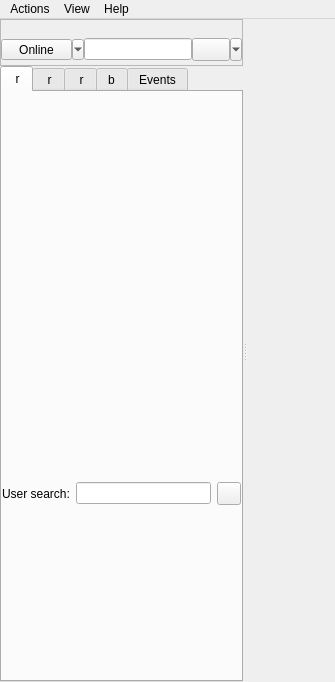
<?xml version="1.0" encoding="UTF-8"?>
<ui version="4.0">
 <class>MainWindow</class>
 <widget class="QMainWindow" name="MainWindow">
  <property name="geometry">
   <rect>
    <x>0</x>
    <y>0</y>
    <width>335</width>
    <height>682</height>
   </rect>
  </property>
  <property name="windowTitle">
   <string>Jabbim</string>
  </property>
  <property name="windowIcon">
   <iconset resource="../../resources/jabbim.qrc">
    <normaloff>:/images/16x16/apps/jabbim.png</normaloff>:/images/16x16/apps/jabbim.png</iconset>
  </property>
  <widget class="QWidget" name="centralwidget">
   <layout class="QGridLayout">
    <property name="margin">
     <number>0</number>
    </property>
    <property name="spacing">
     <number>0</number>
    </property>
    <item row="0" column="0">
     <widget class="QSplitter" name="splitter">
      <property name="orientation">
       <enum>Qt::Horizontal</enum>
      </property>
      <widget class="QStackedWidget" name="rosterStackedWidget">
       <property name="currentIndex">
        <number>1</number>
       </property>
       <widget class="QWidget" name="login">
        <layout class="QGridLayout">
         <property name="leftMargin">
          <number>0</number>
         </property>
         <property name="topMargin">
          <number>0</number>
         </property>
         <property name="rightMargin">
          <number>0</number>
         </property>
         <property name="bottomMargin">
          <number>9</number>
         </property>
         <property name="spacing">
          <number>6</number>
         </property>
         <item row="4" column="0">
          <spacer>
           <property name="orientation">
            <enum>Qt::Vertical</enum>
           </property>
           <property name="sizeHint" stdset="0">
            <size>
             <width>20</width>
             <height>40</height>
            </size>
           </property>
          </spacer>
         </item>
         <item row="3" column="0">
          <layout class="QHBoxLayout">
           <property name="spacing">
            <number>6</number>
           </property>
           <property name="margin">
            <number>0</number>
           </property>
           <item>
            <spacer>
             <property name="orientation">
              <enum>Qt::Horizontal</enum>
             </property>
             <property name="sizeHint" stdset="0">
              <size>
               <width>40</width>
               <height>20</height>
              </size>
             </property>
            </spacer>
           </item>
           <item>
            <widget class="QPushButton" name="login_connect">
             <property name="accessibleName">
              <string>Connect</string>
             </property>
             <property name="accessibleDescription">
              <string>Connect</string>
             </property>
             <property name="text">
              <string>Connect</string>
             </property>
            </widget>
           </item>
           <item>
            <spacer>
             <property name="orientation">
              <enum>Qt::Horizontal</enum>
             </property>
             <property name="sizeHint" stdset="0">
              <size>
               <width>40</width>
               <height>20</height>
              </size>
             </property>
            </spacer>
           </item>
          </layout>
         </item>
         <item row="2" column="0">
          <layout class="QVBoxLayout">
           <property name="spacing">
            <number>6</number>
           </property>
           <property name="margin">
            <number>15</number>
           </property>
           <item>
            <layout class="QVBoxLayout">
             <property name="spacing">
              <number>2</number>
             </property>
             <property name="margin">
              <number>0</number>
             </property>
             <item>
              <widget class="QLabel" name="label">
               <property name="text">
                <string>Jabber ID:</string>
               </property>
              </widget>
             </item>
             <item>
              <widget class="QLineEdit" name="login_jid"/>
             </item>
             <item>
              <widget class="QLabel" name="label_2">
               <property name="text">
                <string>Password:</string>
               </property>
              </widget>
             </item>
             <item>
              <widget class="QLineEdit" name="login_password">
               <property name="accessibleName">
                <string>Password</string>
               </property>
               <property name="accessibleDescription">
                <string>Type your password here</string>
               </property>
               <property name="echoMode">
                <enum>QLineEdit::Password</enum>
               </property>
              </widget>
             </item>
             <item>
              <widget class="QLabel" name="label_3">
               <property name="text">
                <string>Status:</string>
               </property>
              </widget>
             </item>
             <item>
              <widget class="QComboBox" name="loginStatus">
               <property name="sizePolicy">
                <sizepolicy hsizetype="Expanding" vsizetype="Fixed">
                 <horstretch>0</horstretch>
                 <verstretch>0</verstretch>
                </sizepolicy>
               </property>
               <property name="accessibleName">
                <string>Status for connection</string>
               </property>
               <property name="accessibleDescription">
                <string>Choose your status which will be used after connection</string>
               </property>
              </widget>
             </item>
            </layout>
           </item>
           <item>
            <layout class="QGridLayout">
             <property name="margin">
              <number>0</number>
             </property>
             <property name="spacing">
              <number>6</number>
             </property>
             <item row="0" column="0" rowspan="2">
              <spacer>
               <property name="orientation">
                <enum>Qt::Horizontal</enum>
               </property>
               <property name="sizeHint" stdset="0">
                <size>
                 <width>121</width>
                 <height>20</height>
                </size>
               </property>
              </spacer>
             </item>
             <item row="1" column="1">
              <widget class="QCheckBox" name="login_autoconnect">
               <property name="accessibleName">
                <string>Auto connect</string>
               </property>
               <property name="accessibleDescription">
                <string>Auto connect</string>
               </property>
               <property name="text">
                <string>Auto connect</string>
               </property>
              </widget>
             </item>
             <item row="0" column="1">
              <widget class="QCheckBox" name="login_savePassword">
               <property name="accessibleName">
                <string>Save password</string>
               </property>
               <property name="accessibleDescription">
                <string>Save password</string>
               </property>
               <property name="text">
                <string>Save Password</string>
               </property>
              </widget>
             </item>
            </layout>
           </item>
          </layout>
         </item>
         <item row="6" column="0">
          <widget class="Line" name="profilesLine">
           <property name="orientation">
            <enum>Qt::Horizontal</enum>
           </property>
          </widget>
         </item>
         <item row="1" column="0">
          <layout class="QHBoxLayout">
           <property name="spacing">
            <number>6</number>
           </property>
           <property name="margin">
            <number>0</number>
           </property>
           <item>
            <spacer>
             <property name="orientation">
              <enum>Qt::Horizontal</enum>
             </property>
             <property name="sizeHint" stdset="0">
              <size>
               <width>40</width>
               <height>20</height>
              </size>
             </property>
            </spacer>
           </item>
           <item>
            <widget class="QLabel" name="loginAvatar">
             <property name="minimumSize">
              <size>
               <width>128</width>
               <height>128</height>
              </size>
             </property>
             <property name="maximumSize">
              <size>
               <width>128</width>
               <height>128</height>
              </size>
             </property>
             <property name="text">
              <string/>
             </property>
            </widget>
           </item>
           <item>
            <spacer>
             <property name="orientation">
              <enum>Qt::Horizontal</enum>
             </property>
             <property name="sizeHint" stdset="0">
              <size>
               <width>40</width>
               <height>20</height>
              </size>
             </property>
            </spacer>
           </item>
          </layout>
         </item>
         <item row="8" column="0">
          <layout class="QHBoxLayout">
           <property name="spacing">
            <number>6</number>
           </property>
           <property name="margin">
            <number>0</number>
           </property>
           <item>
            <spacer>
             <property name="orientation">
              <enum>Qt::Horizontal</enum>
             </property>
             <property name="sizeHint" stdset="0">
              <size>
               <width>40</width>
               <height>20</height>
              </size>
             </property>
            </spacer>
           </item>
           <item>
            <widget class="QPushButton" name="registerButton">
             <property name="text">
              <string>Register</string>
             </property>
            </widget>
           </item>
           <item>
            <spacer>
             <property name="orientation">
              <enum>Qt::Horizontal</enum>
             </property>
             <property name="sizeHint" stdset="0">
              <size>
               <width>40</width>
               <height>20</height>
              </size>
             </property>
            </spacer>
           </item>
          </layout>
         </item>
         <item row="0" column="0">
          <widget class="QLabel" name="login_headerLabel">
           <property name="minimumSize">
            <size>
             <width>0</width>
             <height>95</height>
            </size>
           </property>
           <property name="pixmap">
            <pixmap>:/images/logo.png</pixmap>
           </property>
           <property name="alignment">
            <set>Qt::AlignCenter</set>
           </property>
          </widget>
         </item>
         <item row="5" column="0">
          <widget class="QLabel" name="profilesHeader">
           <property name="text">
            <string>&lt;html&gt;&lt;head&gt;&lt;meta name=&quot;qrichtext&quot; content=&quot;1&quot; /&gt;&lt;style type=&quot;text/css&quot;&gt;
p, li { white-space: pre-wrap; }
&lt;/style&gt;&lt;/head&gt;&lt;body style=&quot; font-family:'DejaVu Sans'; font-size:9pt; font-weight:400; font-style:normal; text-decoration:none;&quot;&gt;
&lt;p style=&quot; margin-top:0px; margin-bottom:0px; margin-left:0px; margin-right:0px; -qt-block-indent:0; text-indent:0px; font-family:'Sans Serif';&quot;&gt;&lt;span style=&quot; font-size:13pt; font-weight:600;&quot;&gt;Profiles&lt;/span&gt;&lt;/p&gt;&lt;/body&gt;&lt;/html&gt;</string>
           </property>
           <property name="alignment">
            <set>Qt::AlignCenter</set>
           </property>
          </widget>
         </item>
         <item row="7" column="0">
          <widget class="QComboBox" name="profilesList">
           <property name="accessibleName">
            <string>Profiles list</string>
           </property>
           <property name="accessibleDescription">
            <string>You can choose profile here</string>
           </property>
           <property name="iconSize">
            <size>
             <width>22</width>
             <height>22</height>
            </size>
           </property>
          </widget>
         </item>
        </layout>
       </widget>
       <widget class="QWidget" name="roster">
        <layout class="QGridLayout">
         <property name="margin">
          <number>0</number>
         </property>
         <property name="spacing">
          <number>0</number>
         </property>
         <item row="0" column="0">
          <widget class="QFrame" name="frame">
           <property name="frameShape">
            <enum>QFrame::StyledPanel</enum>
           </property>
           <property name="frameShadow">
            <enum>QFrame::Plain</enum>
           </property>
           <layout class="QGridLayout">
            <property name="horizontalSpacing">
             <number>0</number>
            </property>
            <property name="verticalSpacing">
             <number>4</number>
            </property>
            <property name="margin">
             <number>0</number>
            </property>
            <item row="0" column="0" rowspan="3">
             <widget class="QWidget" name="selfAvatarWidget" native="true">
              <property name="sizePolicy">
               <sizepolicy hsizetype="Fixed" vsizetype="Fixed">
                <horstretch>0</horstretch>
                <verstretch>0</verstretch>
               </sizepolicy>
              </property>
             </widget>
            </item>
            <item row="1" column="1">
             <widget class="QWidget" name="statusWidget2" native="true">
              <layout class="QHBoxLayout">
               <property name="spacing">
                <number>0</number>
               </property>
               <property name="margin">
                <number>0</number>
               </property>
               <item>
                <widget class="QToolButton" name="statusWidget">
                 <property name="sizePolicy">
                  <sizepolicy hsizetype="Expanding" vsizetype="Fixed">
                   <horstretch>0</horstretch>
                   <verstretch>0</verstretch>
                  </sizepolicy>
                 </property>
                 <property name="text">
                  <string>Online</string>
                 </property>
                 <property name="icon">
                  <iconset>
                   <normaloff>:/images/16x16/status/jabber-not_in_roster.png</normaloff>:/images/16x16/status/jabber-not_in_roster.png</iconset>
                 </property>
                 <property name="popupMode">
                  <enum>QToolButton::MenuButtonPopup</enum>
                 </property>
                 <property name="toolButtonStyle">
                  <enum>Qt::ToolButtonTextBesideIcon</enum>
                 </property>
                 <property name="autoRaise">
                  <bool>false</bool>
                 </property>
                 <property name="arrowType">
                  <enum>Qt::NoArrow</enum>
                 </property>
                </widget>
               </item>
              </layout>
             </widget>
            </item>
            <item row="1" column="3">
             <widget class="QToolButton" name="moodButton">
              <property name="minimumSize">
               <size>
                <width>50</width>
                <height>0</height>
               </size>
              </property>
              <property name="toolTip">
               <string>Here you can change your status</string>
              </property>
              <property name="text">
               <string/>
              </property>
              <property name="popupMode">
               <enum>QToolButton::MenuButtonPopup</enum>
              </property>
              <property name="toolButtonStyle">
               <enum>Qt::ToolButtonTextBesideIcon</enum>
              </property>
              <property name="autoRaise">
               <bool>false</bool>
              </property>
              <property name="arrowType">
               <enum>Qt::NoArrow</enum>
              </property>
             </widget>
            </item>
            <item row="0" column="1" colspan="4">
             <widget class="QLabel" name="selfName">
              <property name="text">
               <string/>
              </property>
             </widget>
            </item>
            <item row="1" column="2">
             <widget class="QLineEdit" name="statusLine">
              <property name="sizePolicy">
               <sizepolicy hsizetype="Expanding" vsizetype="Maximum">
                <horstretch>0</horstretch>
                <verstretch>0</verstretch>
               </sizepolicy>
              </property>
             </widget>
            </item>
           </layout>
          </widget>
         </item>
         <item row="1" column="0">
          <widget class="FakeTabWidget" name="mainTabWidget">
           <property name="toolTip">
            <string/>
           </property>
           <property name="autoFillBackground">
            <bool>true</bool>
           </property>
           <property name="currentIndex">
            <number>0</number>
           </property>
           <widget class="QWidget" name="rosterTab">
            <attribute name="icon">
             <iconset resource="../../resources/jabbim.qrc">
              <normaloff>:/images/16x16/categories/system-users.png</normaloff>:/images/16x16/categories/system-users.png</iconset>
            </attribute>
            <attribute name="title">
             <string> r</string>
            </attribute>
            <attribute name="toolTip">
             <string>Roster</string>
            </attribute>
            <layout class="QGridLayout">
             <property name="margin">
              <number>0</number>
             </property>
             <property name="spacing">
              <number>0</number>
             </property>
             <item row="3" column="0">
              <layout class="QHBoxLayout">
               <property name="spacing">
                <number>6</number>
               </property>
               <property name="margin">
                <number>0</number>
               </property>
               <item>
                <widget class="QLabel" name="rosterSearchLabel">
                 <property name="text">
                  <string>User search:</string>
                 </property>
                </widget>
               </item>
               <item>
                <widget class="QLineEdit" name="rosterSearch"/>
               </item>
               <item>
                <widget class="QToolButton" name="rosterSearchClose">
                 <property name="text">
                  <string/>
                 </property>
                 <property name="icon">
                  <iconset>
                   <normaloff>:/images/16x16/actions/process-stop.png</normaloff>:/images/16x16/actions/process-stop.png</iconset>
                 </property>
                 <property name="toolButtonStyle">
                  <enum>Qt::ToolButtonTextBesideIcon</enum>
                 </property>
                </widget>
               </item>
              </layout>
             </item>
             <item row="0" column="0">
              <widget class="QWidget" name="transportsWidget" native="true">
               <property name="maximumSize">
                <size>
                 <width>16777215</width>
                 <height>40</height>
                </size>
               </property>
              </widget>
             </item>
             <item row="1" column="0">
              <widget class="QWidget" name="selectedItemStyle" native="true"/>
             </item>
             <item row="5" column="0">
              <widget class="QWidget" name="rosterWidget" native="true"/>
             </item>
             <item row="2" column="0">
              <widget class="QWidget" name="groupStyleWidget" native="true"/>
             </item>
             <item row="3" column="0">
              <widget class="QWidget" name="userStyleWidget" native="true"/>
             </item>
            </layout>
           </widget>
           <widget class="QWidget" name="favTab">
            <attribute name="icon">
             <iconset>
              <normaloff>:/images/16x16/categories/srdce-cele.png</normaloff>:/images/16x16/categories/srdce-cele.png</iconset>
            </attribute>
            <attribute name="title">
             <string> r</string>
            </attribute>
            <attribute name="toolTip">
             <string>Favourite</string>
            </attribute>
           </widget>
           <widget class="QWidget" name="contentTab">
            <attribute name="icon">
             <iconset>
              <normaloff>:/images/16x16/actions/anchor.png</normaloff>:/images/16x16/actions/anchor.png</iconset>
            </attribute>
            <attribute name="title">
             <string> r</string>
            </attribute>
            <attribute name="toolTip">
             <string>Jabbim Content</string>
            </attribute>
           </widget>
           <widget class="QWidget" name="bookmarksTab">
            <attribute name="icon">
             <iconset resource="../../resources/jabbim.qrc">
              <normaloff>:/images/16x16/categories/bookmarks.png</normaloff>:/images/16x16/categories/bookmarks.png</iconset>
            </attribute>
            <attribute name="title">
             <string>b</string>
            </attribute>
            <attribute name="toolTip">
             <string>Bookmarks</string>
            </attribute>
            <layout class="QGridLayout">
             <property name="margin">
              <number>9</number>
             </property>
             <property name="spacing">
              <number>6</number>
             </property>
             <item row="1" column="0" colspan="2">
              <widget class="QTreeWidget" name="bookmarks">
               <property name="alternatingRowColors">
                <bool>true</bool>
               </property>
               <property name="rootIsDecorated">
                <bool>false</bool>
               </property>
               <column>
                <property name="text">
                 <string>Name</string>
                </property>
               </column>
               <column>
                <property name="text">
                 <string>Jid</string>
                </property>
               </column>
              </widget>
             </item>
             <item row="2" column="0">
              <spacer>
               <property name="orientation">
                <enum>Qt::Horizontal</enum>
               </property>
               <property name="sizeHint" stdset="0">
                <size>
                 <width>131</width>
                 <height>20</height>
                </size>
               </property>
              </spacer>
             </item>
             <item row="2" column="1">
              <widget class="QPushButton" name="mucBrowserButton">
               <property name="text">
                <string>MUC Browser</string>
               </property>
              </widget>
             </item>
             <item row="0" column="0" colspan="2">
              <widget class="QLabel" name="bookmarks_headerLabel">
               <property name="text">
                <string>&lt;html&gt;&lt;head&gt;&lt;meta name=&quot;qrichtext&quot; content=&quot;1&quot; /&gt;&lt;style type=&quot;text/css&quot;&gt;
p, li { white-space: pre-wrap; }
&lt;/style&gt;&lt;/head&gt;&lt;body style=&quot; font-family:'Sans Serif'; font-size:9pt; font-weight:400; font-style:normal; text-decoration:none;&quot;&gt;
&lt;p style=&quot; margin-top:0px; margin-bottom:0px; margin-left:0px; margin-right:0px; -qt-block-indent:0; text-indent:0px; font-family:'DejaVu Sans';&quot;&gt;&lt;span style=&quot; font-size:12pt; font-weight:600;&quot;&gt;Bookmarks&lt;/span&gt;&lt;/p&gt;&lt;/body&gt;&lt;/html&gt;</string>
               </property>
               <property name="alignment">
                <set>Qt::AlignCenter</set>
               </property>
              </widget>
             </item>
            </layout>
           </widget>
           <widget class="QWidget" name="eventsTab">
            <attribute name="icon">
             <iconset resource="../../resources/jabbim.qrc">
              <normaloff>:/images/16x16/categories/event.png</normaloff>:/images/16x16/categories/event.png</iconset>
            </attribute>
            <attribute name="title">
             <string>Events</string>
            </attribute>
            <attribute name="toolTip">
             <string>Events</string>
            </attribute>
            <layout class="QGridLayout">
             <property name="margin">
              <number>0</number>
             </property>
             <property name="spacing">
              <number>6</number>
             </property>
             <item row="1" column="0">
              <widget class="QScrollArea" name="Form">
               <property name="windowTitle">
                <string>Form</string>
               </property>
               <property name="horizontalScrollBarPolicy">
                <enum>Qt::ScrollBarAlwaysOff</enum>
               </property>
               <property name="widgetResizable">
                <bool>true</bool>
               </property>
               <property name="alignment">
                <set>Qt::AlignLeading|Qt::AlignLeft|Qt::AlignTop</set>
               </property>
               <widget class="QWidget" name="scrollAreaWidgetContents">
                <property name="geometry">
                 <rect>
                  <x>0</x>
                  <y>0</y>
                  <width>243</width>
                  <height>539</height>
                 </rect>
                </property>
                <layout class="QGridLayout" name="gridLayout">
                 <property name="margin">
                  <number>2</number>
                 </property>
                 <item row="0" column="0">
                  <widget class="QGroupBox" name="fileTransfers">
                   <property name="minimumSize">
                    <size>
                     <width>0</width>
                     <height>30</height>
                    </size>
                   </property>
                   <property name="title">
                    <string>File Transfers</string>
                   </property>
                  </widget>
                 </item>
                 <item row="1" column="0">
                  <widget class="QGroupBox" name="authorizations">
                   <property name="minimumSize">
                    <size>
                     <width>0</width>
                     <height>30</height>
                    </size>
                   </property>
                   <property name="title">
                    <string>Authorizations</string>
                   </property>
                  </widget>
                 </item>
                 <item row="2" column="0">
                  <widget class="QGroupBox" name="other">
                   <property name="minimumSize">
                    <size>
                     <width>0</width>
                     <height>30</height>
                    </size>
                   </property>
                   <property name="title">
                    <string>Other</string>
                   </property>
                  </widget>
                 </item>
                 <item row="3" column="0">
                  <widget class="QGroupBox" name="messages">
                   <property name="minimumSize">
                    <size>
                     <width>0</width>
                     <height>30</height>
                    </size>
                   </property>
                   <property name="title">
                    <string>Messages</string>
                   </property>
                  </widget>
                 </item>
                 <item row="4" column="0">
                  <spacer name="verticalSpacer">
                   <property name="orientation">
                    <enum>Qt::Vertical</enum>
                   </property>
                   <property name="sizeHint" stdset="0">
                    <size>
                     <width>20</width>
                     <height>40</height>
                    </size>
                   </property>
                  </spacer>
                 </item>
                </layout>
               </widget>
              </widget>
             </item>
             <item row="0" column="0">
              <widget class="QLabel" name="eventsLabel">
               <property name="text">
                <string>&lt;html&gt;&lt;head&gt;&lt;meta name=&quot;qrichtext&quot; content=&quot;1&quot; /&gt;&lt;style type=&quot;text/css&quot;&gt;
p, li { white-space: pre-wrap; }
&lt;/style&gt;&lt;/head&gt;&lt;body style=&quot; font-family:'DejaVu Sans'; font-size:8pt; font-weight:400; font-style:normal; text-decoration:none;&quot;&gt;
&lt;p style=&quot; margin-top:0px; margin-bottom:0px; margin-left:0px; margin-right:0px; -qt-block-indent:0; text-indent:0px; font-size:9pt;&quot;&gt;&lt;span style=&quot; font-size:12pt; font-weight:600;&quot;&gt;Events&lt;/span&gt;&lt;/p&gt;&lt;/body&gt;&lt;/html&gt;</string>
               </property>
               <property name="alignment">
                <set>Qt::AlignCenter</set>
               </property>
              </widget>
             </item>
            </layout>
           </widget>
          </widget>
         </item>
        </layout>
       </widget>
       <widget class="QWidget" name="splash">
        <layout class="QVBoxLayout">
         <property name="spacing">
          <number>6</number>
         </property>
         <property name="margin">
          <number>9</number>
         </property>
         <item>
          <spacer>
           <property name="orientation">
            <enum>Qt::Vertical</enum>
           </property>
           <property name="sizeHint" stdset="0">
            <size>
             <width>20</width>
             <height>40</height>
            </size>
           </property>
          </spacer>
         </item>
         <item>
          <widget class="QLabel" name="splashImage">
           <property name="pixmap">
            <pixmap/>
           </property>
           <property name="alignment">
            <set>Qt::AlignBottom|Qt::AlignHCenter</set>
           </property>
          </widget>
         </item>
         <item>
          <widget class="QLabel" name="loginInfo">
           <property name="alignment">
            <set>Qt::AlignCenter</set>
           </property>
          </widget>
         </item>
         <item>
          <layout class="QHBoxLayout">
           <property name="spacing">
            <number>6</number>
           </property>
           <property name="margin">
            <number>0</number>
           </property>
           <item>
            <widget class="QProgressBar" name="splashProgress">
             <property name="value">
              <number>0</number>
             </property>
             <property name="textVisible">
              <bool>false</bool>
             </property>
             <property name="orientation">
              <enum>Qt::Horizontal</enum>
             </property>
             <property name="invertedAppearance">
              <bool>false</bool>
             </property>
            </widget>
           </item>
           <item>
            <widget class="QPushButton" name="login_cancel">
             <property name="text">
              <string>Cancel</string>
             </property>
            </widget>
           </item>
          </layout>
         </item>
        </layout>
       </widget>
      </widget>
      <widget class="QWidget" name="mdiWidget" native="true"/>
     </widget>
    </item>
   </layout>
  </widget>
  <widget class="QMenuBar" name="menubar">
   <property name="geometry">
    <rect>
     <x>0</x>
     <y>0</y>
     <width>335</width>
     <height>25</height>
    </rect>
   </property>
   <widget class="QMenu" name="menuView">
    <property name="title">
     <string>View</string>
    </property>
    <addaction name="actionShow_offline"/>
    <addaction name="actionShow_transports"/>
   </widget>
   <widget class="QMenu" name="menuHelp">
    <property name="title">
     <string>Help</string>
    </property>
    <addaction name="actionAbout"/>
    <addaction name="actionSupport"/>
    <addaction name="actionSendJabbimLog"/>
   </widget>
   <widget class="QMenu" name="menuAkce">
    <property name="title">
     <string>Actions</string>
    </property>
    <widget class="QMenu" name="menuPlugins">
     <property name="title">
      <string>Plugins</string>
     </property>
    </widget>
    <addaction name="actionJoin_groupchat"/>
    <addaction name="actionAdd_Contact"/>
    <addaction name="actionStart_Chat"/>
    <addaction name="actionService_Discovery"/>
    <addaction name="actionPrivacy_list_editor"/>
    <addaction name="actionIdentity"/>
    <addaction name="separator"/>
    <addaction name="menuPlugins"/>
    <addaction name="separator"/>
    <addaction name="actionPreferences"/>
    <addaction name="actionProfiles"/>
    <addaction name="separator"/>
    <addaction name="actionQuit"/>
   </widget>
   <addaction name="menuAkce"/>
   <addaction name="menuView"/>
   <addaction name="menuHelp"/>
  </widget>
  <action name="actionPreferences">
   <property name="icon">
    <iconset>
     <normaloff>:/images/16x16/categories/gtk-preferences.png</normaloff>:/images/16x16/categories/gtk-preferences.png</iconset>
   </property>
   <property name="text">
    <string>Preferences</string>
   </property>
  </action>
  <action name="actionQuit">
   <property name="icon">
    <iconset>
     <normaloff>:/images/16x16/actions/gtk-quit.png</normaloff>:/images/16x16/actions/gtk-quit.png</iconset>
   </property>
   <property name="text">
    <string>Quit</string>
   </property>
  </action>
  <action name="actionAdd_Contact">
   <property name="icon">
    <iconset>
     <normaloff>:/images/16x16/actions/gtk-add.png</normaloff>:/images/16x16/actions/gtk-add.png</iconset>
   </property>
   <property name="text">
    <string>Add Contact</string>
   </property>
  </action>
  <action name="actionAbout">
   <property name="icon">
    <iconset>
     <normaloff>:/images/16x16/actions/about.png</normaloff>:/images/16x16/actions/about.png</iconset>
   </property>
   <property name="text">
    <string>About</string>
   </property>
  </action>
  <action name="actionService_Discovery">
   <property name="icon">
    <iconset>
     <normaloff>:/images/16x16/actions/service-discovery.png</normaloff>:/images/16x16/actions/service-discovery.png</iconset>
   </property>
   <property name="text">
    <string>Service Discovery</string>
   </property>
  </action>
  <action name="actionMUC_Browser">
   <property name="text">
    <string>MUC Browser</string>
   </property>
  </action>
  <action name="actionPrivacy_list_editor">
   <property name="text">
    <string>Privacy list editor</string>
   </property>
  </action>
  <action name="actionIdentity">
   <property name="icon">
    <iconset>
     <normaloff>:/images/16x16/categories/v-card.png</normaloff>:/images/16x16/categories/v-card.png</iconset>
   </property>
   <property name="text">
    <string>Identity</string>
   </property>
  </action>
  <action name="actionProfiles">
   <property name="text">
    <string>Profiles</string>
   </property>
  </action>
  <action name="actionJoin_groupchat">
   <property name="text">
    <string>Join groupchat</string>
   </property>
  </action>
  <action name="actionBrowse_rooms">
   <property name="text">
    <string>Browse rooms</string>
   </property>
  </action>
  <action name="actionSupport">
   <property name="text">
    <string>Support</string>
   </property>
  </action>
  <action name="actionSendJabbimLog">
   <property name="text">
    <string>Send Jabbim Log</string>
   </property>
  </action>
  <action name="actionStart_Chat">
   <property name="text">
    <string>Start Chat</string>
   </property>
  </action>
  <action name="actionShow_offline">
   <property name="checkable">
    <bool>true</bool>
   </property>
   <property name="text">
    <string>Show offline contacts</string>
   </property>
  </action>
  <action name="actionShow_transports">
   <property name="checkable">
    <bool>true</bool>
   </property>
   <property name="text">
    <string>Show transports</string>
   </property>
  </action>
 </widget>
 <customwidgets>
  <customwidget>
   <class>FakeTabWidget</class>
   <extends>QTabWidget</extends>
   <header>fakeTabWidget.h</header>
   <container>1</container>
  </customwidget>
 </customwidgets>
 <resources>
  <include location="../../resources/jabbim.qrc"/>
 </resources>
 <connections>
  <connection>
   <sender>login_password</sender>
   <signal>returnPressed()</signal>
   <receiver>login_connect</receiver>
   <slot>click()</slot>
   <hints>
    <hint type="sourcelabel">
     <x>200</x>
     <y>236</y>
    </hint>
    <hint type="destinationlabel">
     <x>158</x>
     <y>352</y>
    </hint>
   </hints>
  </connection>
  <connection>
   <sender>login_jid</sender>
   <signal>returnPressed()</signal>
   <receiver>login_connect</receiver>
   <slot>click()</slot>
   <hints>
    <hint type="sourcelabel">
     <x>231</x>
     <y>206</y>
    </hint>
    <hint type="destinationlabel">
     <x>158</x>
     <y>352</y>
    </hint>
   </hints>
  </connection>
  <connection>
   <sender>login_savePassword</sender>
   <signal>clicked(bool)</signal>
   <receiver>login_autoconnect</receiver>
   <slot>setEnabled(bool)</slot>
   <hints>
    <hint type="sourcelabel">
     <x>177</x>
     <y>307</y>
    </hint>
    <hint type="destinationlabel">
     <x>171</x>
     <y>332</y>
    </hint>
   </hints>
  </connection>
  <connection>
   <sender>moodButton</sender>
   <signal>clicked()</signal>
   <receiver>moodButton</receiver>
   <slot>showMenu()</slot>
   <hints>
    <hint type="sourcelabel">
     <x>222</x>
     <y>48</y>
    </hint>
    <hint type="destinationlabel">
     <x>209</x>
     <y>49</y>
    </hint>
   </hints>
  </connection>
 </connections>
</ui>
